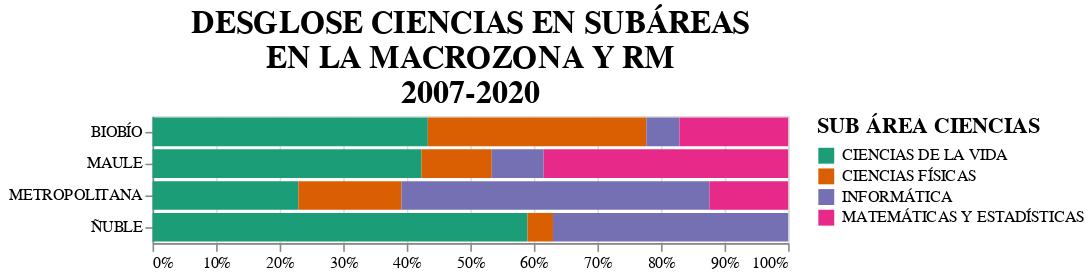

The cell this chart's notebook holds for it:
### Code cell
df_ciencias = df_CHA[df_CHA['oecd_area']== 'CIENCIAS']

df_ciencias = df_ciencias.groupby(['region_sede','oecd_subarea'])\
        .agg({'codigo_unico' : 'count'}).rename(columns={'codigo_unico': 'COUNT'})\
        .copy().reset_index()
df_ciencias['TASA'] = ((df_ciencias['COUNT'] / df_ciencias['COUNT'].sum()))

alt.Chart(df_ciencias).mark_bar().encode(
    x = alt.X('TASA', stack="normalize", axis=alt.Axis(format='%'), title=None),
    y = alt.Y('region_sede',sort=None,title=None),
    color = alt.Color('oecd_subarea',
                      title='SUB ÁREA CIENCIAS',scale=alt.Scale(scheme='dark2')),
    tooltip = [alt.Tooltip('TASA', title='Tasa', format='.2%'),
              alt.Tooltip('COUNT', title='Cantidad')]
).properties(
    title=['DESGLOSE CIENCIAS EN SUBÁREAS','EN LA MACROZONA Y RM',"2007-2020"]
).configure_legend(titleFontSize=14,labelFontSize=10).configure_title(
    fontSize=20, font='Arial', anchor='middle',color='black'
  )

### Figure 1 — Vega-Lite specification as saved in the notebook (floating-point values rounded to 4 significant figures)
{"config": {"view": {"continuousWidth": 400, "continuousHeight": 300}, "legend": {"labelFontSize": 10, "titleFontSize": 14}, "title": {"anchor": "middle", "color": "black", "font": "Arial", "fontSize": 20}}, "data": {"name": "data-c7ad8d2bc2ac5841d5ba277c5f7d5597"}, "mark": "bar", "encoding": {"color": {"type": "nominal", "field": "oecd_subarea", "scale": {"scheme": "dark2"}, "title": "SUB ÁREA CIENCIAS"}, "tooltip": [{"type": "quantitative", "field": "TASA", "format": ".2%", "title": "Tasa"}, {"type": "quantitative", "field": "COUNT", "title": "Cantidad"}], "x": {"type": "quantitative", "axis": {"format": "%"}, "field": "TASA", "stack": "normalize", "title": null}, "y": {"type": "nominal", "field": "region_sede", "sort": null, "title": null}}, "title": ["DESGLOSE CIENCIAS EN SUBÁREAS", "EN LA MACROZONA Y RM", "2007-2020"], "$schema": "https://vega.github.io/schema/vega-lite/v4.8.1.json", "datasets": {"data-c7ad8d2bc2ac5841d5ba277c5f7d5597": [{"region_sede": "BIOBÍO", "oecd_subarea": "CIENCIAS DE LA VIDA", "COUNT": 689, "TASA": 0.05924}, {"region_sede": "BIOBÍO", "oecd_subarea": "CIENCIAS FÍSICAS", "COUNT": 547, "TASA": 0.04703}, {"region_sede": "BIOBÍO", "oecd_subarea": "INFORMÁTICA", "COUNT": 83, "TASA": 0.007136}, {"region_sede": "BIOBÍO", "oecd_subarea": "MATEMÁTICAS Y ESTADÍSTICAS", "COUNT": 272, "TASA": 0.02339}, {"region_sede": "MAULE", "oecd_subarea": "CIENCIAS DE LA VIDA", "COUNT": 88, "TASA": 0.007566}, {"region_sede": "MAULE", "oecd_subarea": "CIENCIAS FÍSICAS", "COUNT": 23, "TASA": 0.001977}, {"region_sede": "MAULE", "oecd_subarea": "INFORMÁTICA", "COUNT": 17, "TASA": 0.001462}, {"region_sede": "MAULE", "oecd_subarea": "MATEMÁTICAS Y ESTADÍSTICAS", "COUNT": 80, "TASA": 0.006878}, {"region_sede": "METROPOLITANA", "oecd_subarea": "CIENCIAS DE LA VIDA", "COUNT": 2234, "TASA": 0.1921}, {"region_sede": "METROPOLITANA", "oecd_subarea": "CIENCIAS FÍSICAS", "COUNT": 1577, "TASA": 0.1356}, {"region_sede": "METROPOLITANA", "oecd_subarea": "INFORMÁTICA", "COUNT": 4718, "TASA": 0.4056}, {"region_sede": "METROPOLITANA", "oecd_subarea": "MATEMÁTICAS Y ESTADÍSTICAS", "COUNT": 1203, "TASA": 0.1034}, {"region_sede": "ÑUBLE", "oecd_subarea": "CIENCIAS DE LA VIDA", "COUNT": 59, "TASA": 0.005073}, {"region_sede": "ÑUBLE", "oecd_subarea": "CIENCIAS FÍSICAS", "COUNT": 4, "TASA": 0.0003439}, {"region_sede": "ÑUBLE", "oecd_subarea": "INFORMÁTICA", "COUNT": 37, "TASA": 0.003181}]}}
